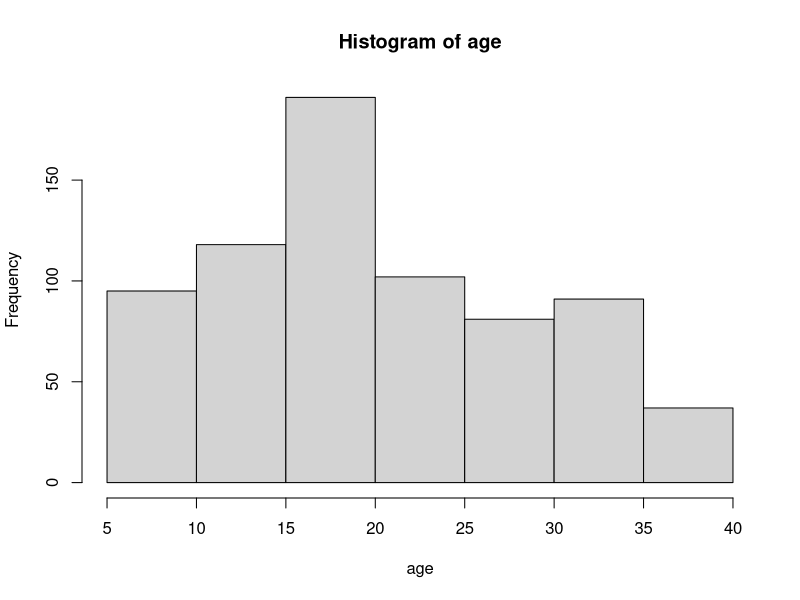
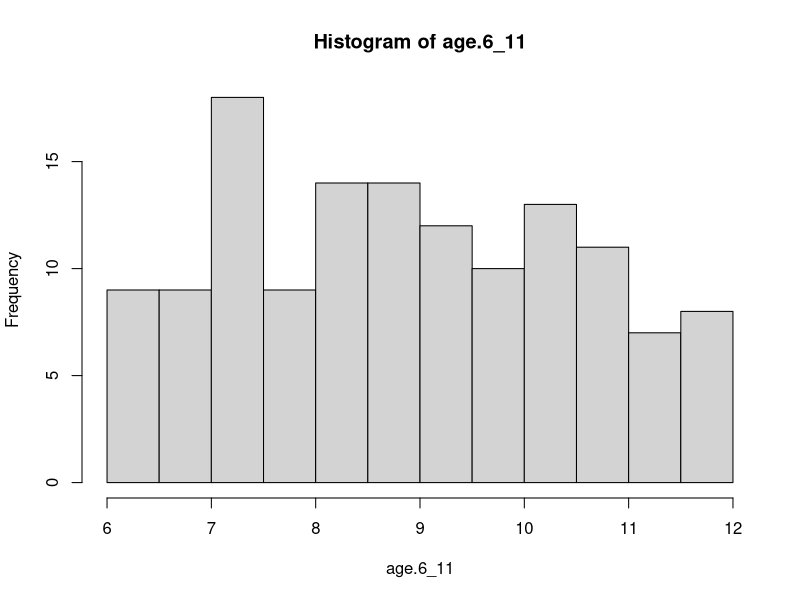
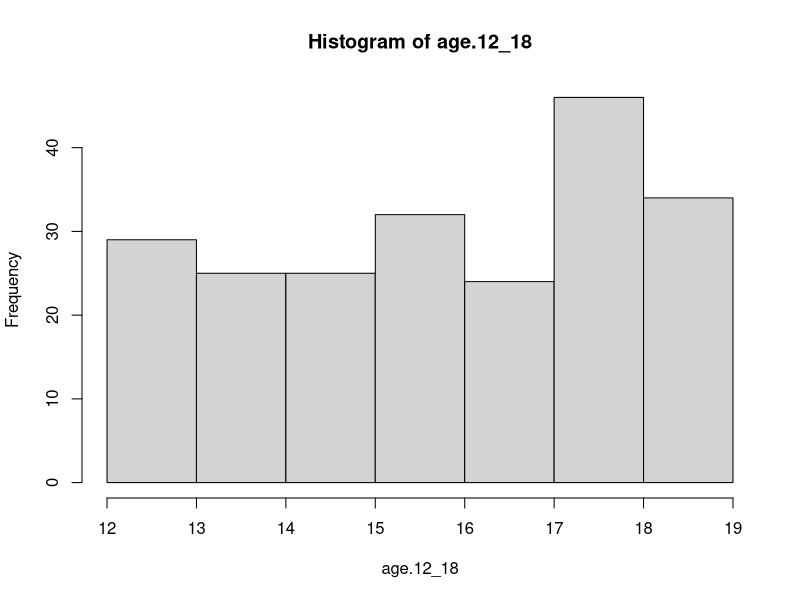
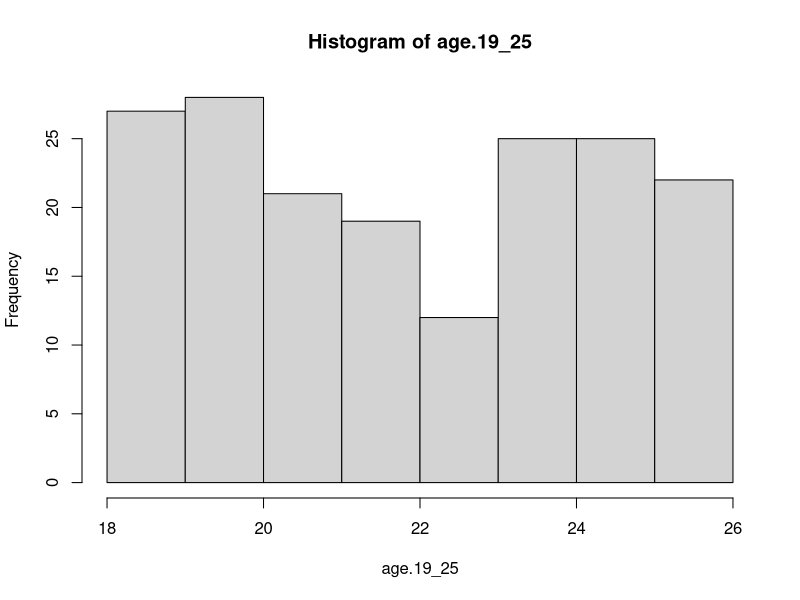
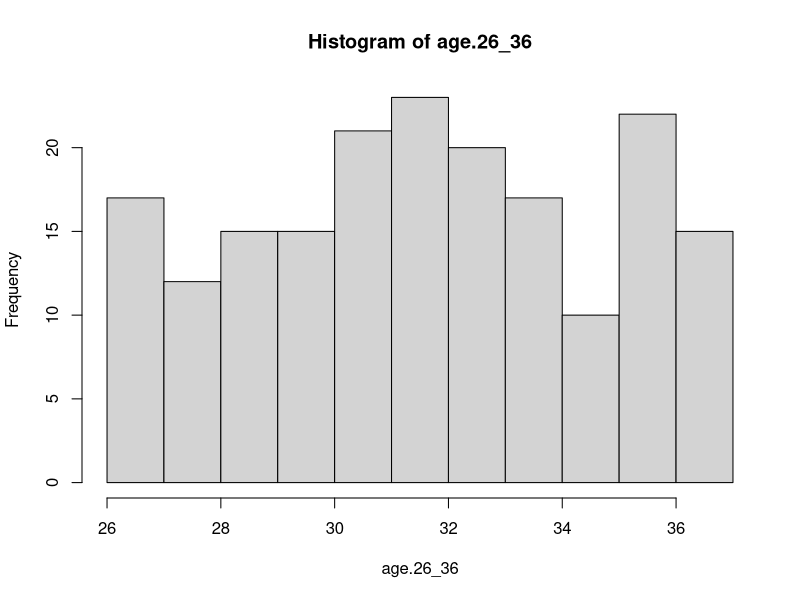
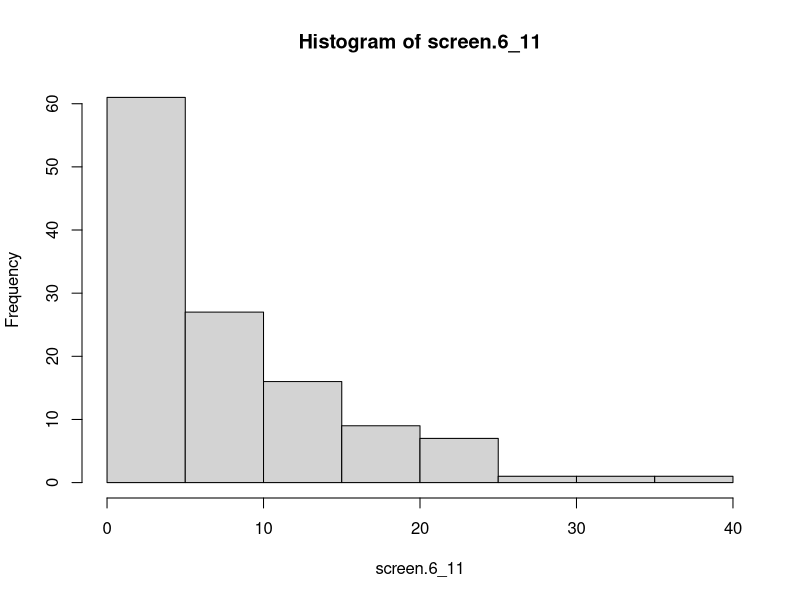
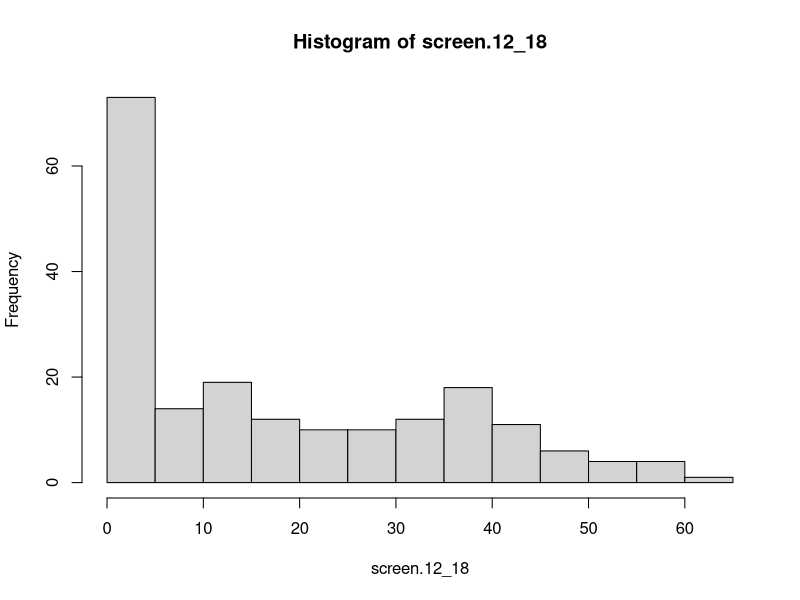
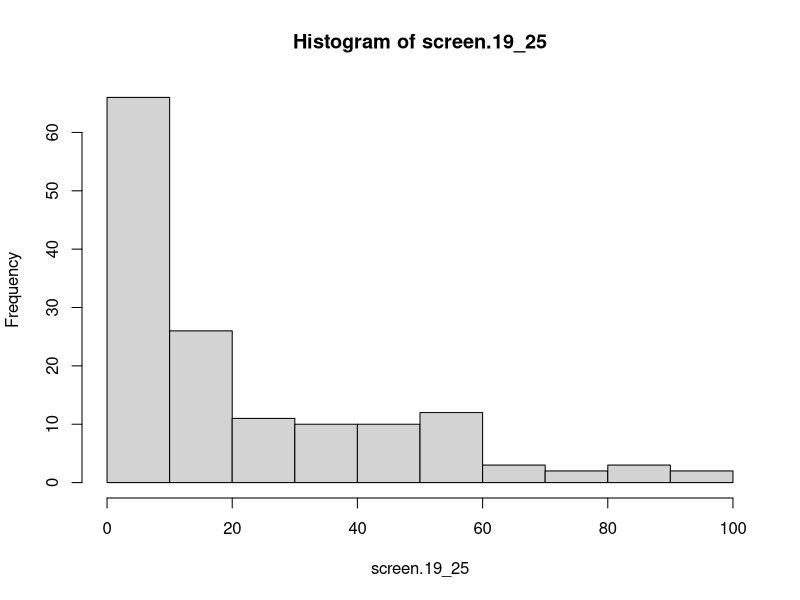

These figures' R source, in order:
## ---- chunk 1
knitr::opts_chunk$set(echo = TRUE)
require(truncnorm)
## ---- chunk 2
total.n <- 715

total.n.6_11 <- 134
total.n.12_18 <- 215
total.n.19_25 <- 179
total.n.26_36 <- 187

# N values for each age group in touchscreen use feature
screen.n.6_11 <- 123
screen.n.12_18 <- 194
screen.n.19_25 <- 145
screen.n.26_36 <- 151

# N values for each age group in background tv feature
tv.n.6_11 <- 123
tv.n.12_18 <- 194
tv.n.19_25 <- 145
tv.n.26_36 <- 151

## ---- chunk 3
screen.mean.6_11 <- 8.53
screen.mean.12_18 <- 18.80
screen.mean.19_25 <- 25.18
screen.mean.26_36 <- 44.11

screen.sd.6_11 <- 15.54
screen.sd.12_18 <- 36.83
screen.sd.19_25 <- 37.46
screen.sd.26_36 <- 47.75
## ---- chunk 4
age.6_11 <- runif(n=total.n.6_11, min = 6, max = 11.9)
sd(age.6_11)
# sim sd: ~ 1.7
# original sd: 1.82
age.12_18 <- runif(n=total.n.12_18, min = 12, max = 18.9)
sd(age.12_18)
# sim sd: ~ 2.0
# original sd: 2.19

age.19_25 <- runif(n=total.n.19_25, min = 18, max = 25.9)
sd(age.19_25)
# sim sd: ~ 2.4
# original sd: 2.07

age.26_36 <- rnorm(n=total.n.26_36, mean=30.64, sd=3.07)
age.26_36 <- runif(n=total.n.26_36, min = 26, max = 36.9)
sd(age.26_36)
# sim sd: ~ 3.1
# original sd: 3.07


age <- c(age.6_11, age.12_18, age.19_25, age.26_36)
sd(age)
# sim sd: ~ 8.6
# original sd: 8.26

hist(age)
hist(age.6_11)
hist(age.12_18)
hist(age.19_25)
hist(age.26_36)

## ---- chunk 5
# set.seed(0)

screen.6_11 <- (0.7)* rnorm(n=total.n.6_11, mean=(screen.mean.6_11-2.5), sd=screen.sd.6_11) + 
                (0.3)* rnorm(n=total.n.6_11, mean=3, sd=5)
screen.6_11 <- replace(screen.6_11, screen.6_11<0, 0)
screen.6_11[sample(1:length(screen.6_11), 
                   size = (total.n.6_11-screen.n.6_11), replace = FALSE)] <- NA
hist(screen.6_11)
sd(screen.6_11, na.rm = TRUE)
mean(screen.6_11, na.rm = TRUE)
# Sim mean typically hovers between 6.5-8.5
# Original mean: 7.53

# set.seed(0)
screen.12_18 <- (0.7)* rnorm(n=total.n.12_18, mean=(screen.mean.12_18-4), sd=screen.sd.12_18) + 
  (0.3)* rnorm(n=total.n.12_18, mean=10, sd=10)
screen.12_18 <- replace(screen.12_18, screen.12_18<0, 0)
screen.12_18[sample(1:length(screen.12_18), 
                    size = (total.n.12_18-screen.n.12_18), replace = FALSE)] <- NA
hist(screen.12_18)
sd(screen.12_18, na.rm = TRUE)
mean(screen.12_18, na.rm = TRUE)
# Sim mean typically hovers between 17-19.5
# Original mean: 18.8

# set.seed(0)
screen.19_25 <- (0.7)* rnorm(n=total.n.19_25, mean=(screen.mean.19_25-7), sd=screen.sd.19_25) + 
  (0.3)* rnorm(n=total.n.19_25, mean=15, sd=10)
screen.19_25 <- rnorm(n=total.n.19_25, mean=(25.18-7), sd=37.46)
screen.19_25 <- replace(screen.19_25, screen.19_25<0, 0)
screen.19_25[sample(1:length(screen.19_25), 
                    size = (total.n.19_25-screen.n.19_25), replace = FALSE)] <- NA
hist(screen.19_25)
sd(screen.19_25, na.rm = TRUE)
mean(screen.19_25, na.rm = TRUE)
# Final mean typically hovers between 24-28
# Original mean: 25.18

# set.seed(0)
screen.26_36 <- (0.7)* rnorm(n=total.n.26_36, mean=(screen.mean.26_36), sd=screen.sd.26_36) + 
  (0.3)* rnorm(n=total.n.26_36, mean=40, sd=10)
screen.26_36 <- replace(screen.26_36, screen.26_36<0, 0)
screen.26_36[sample(1:length(screen.26_36), 
                    size = (total.n.26_36-screen.n.26_36), replace = FALSE)] <- NA
hist(screen.26_36)
sd(screen.26_36, na.rm = TRUE)
mean(screen.26_36, na.rm = TRUE)
# Final mean typically hovers between 41-48
# Original mean: 44.11

hist(screen.6_11)
hist(screen.12_18)
hist(screen.19_25)
hist(screen.26_36)

screentime <- c(screen.6_11, screen.12_18, screen.19_25, screen.26_36)
hist(screentime)

# vectors with imputed data for future simulation needs
impute_screen.6_11 <- replace(screen.6_11, is.na(screen.6_11), 
                              mean(screen.6_11, na.rm=TRUE))
impute_screen.12_18 <- replace(screen.12_18, is.na(screen.12_18), 
                               mean(screen.12_18, na.rm=TRUE))
impute_screen.19_25 <- replace(screen.19_25, is.na(screen.19_25), 
                               mean(screen.19_25, na.rm=TRUE))
impute_screen.26_36 <- replace(screen.26_36, is.na(screen.26_36), 
                               mean(screen.26_36, na.rm=TRUE))

## ---- chunk 6
sex.6_11 <- rep(x = "Female", times = total.n.6_11)
sex.6_11[sample(1:length(sex.6_11), size=ceiling(total.n.6_11*0.5149), 
                replace = FALSE)] <- "Male"

sex.12_18 <- rep(x = "Female", times = total.n.12_18)
sex.12_18[sample(1:length(sex.12_18), size=ceiling(total.n.12_18*0.5302), 
                 replace = FALSE)] <- "Male"


sex.19_25 <- rep(x = "Female", times = total.n.19_25)
sex.19_25[sample(1:length(sex.19_25), size=ceiling(total.n.19_25*0.5587), 
                 replace = FALSE)] <- "Male"


sex.26_36 <- rep(x = "Female", times = total.n.26_36)
sex.26_36[sample(1:length(sex.26_36), size=ceiling(total.n.26_36*0.5134), 
               replace = FALSE)] <- "Male"

sex <- c(sex.6_11, sex.12_18, sex.19_25, sex.26_36)

## ---- chunk 7
# N values for each age group
tv.n.6_11 <- 123
tv.n.12_18 <- 194
tv.n.19_25 <- 145
tv.n.26_36 <- 151

# Screen values for each age group

tv_sd.6_11 <- 186.08
tv_sd.12_18 <- 172.70
tv_sd.19_25 <- 162.99
tv_sd.26_36 <-183.24

tv_mean.6_11 <- 209.72
tv_mean.12_18 <- 189.62
tv_mean.19_25 <- 187.00
tv_mean.26_36 <- 219.01

# Ratio balues for each age group
tv_screen_ratio.all <- 200.27/24.45
tv_screen_ratio.6_11 <- 209.72/8.53
tv_screen_ratio.12_18 <- 189.62/18.80
tv_screen_ratio.19_25 <- 187.00/25.18
tv_screen_ratio.26_36 <- 219.01/44.11



tv.6_11 <- (0.6)*(impute_screen.6_11 * tv_screen_ratio.6_11) + 
  (0.4)*(tv_mean.6_11 + rnorm(tv.n.6_11, sd=tv_sd.6_11))
tv.6_11[sample(1:length(tv.6_11), size=(total.n.6_11-tv.n.6_11), 
               replace = FALSE)] <- NA
tv.6_11 <- replace(tv.6_11, tv.6_11<0, 0)
hist(tv.6_11)
mean(tv.6_11, na.rm=TRUE)
# Sim mean hovers between: 199-211
# Original mean: 209.72


tv.12_18 <- (0.6)*(impute_screen.12_18 * tv_screen_ratio.12_18) + 
  (0.4)*(tv_mean.12_18 + rnorm(tv.n.12_18, sd=tv_sd.12_18))
tv.12_18[sample(1:length(tv.12_18), size=(total.n.12_18-tv.n.12_18), 
                replace = FALSE)] <- NA
tv.12_18 <- replace(tv.12_18, tv.12_18<0, 0)
hist(tv.12_18)
mean(tv.12_18, na.rm=TRUE)
# Sim mean hovers between: 185-196
# Original mean: 189.62


tv.19_25 <- (0.6)*(impute_screen.19_25 * tv_screen_ratio.19_25) + 
  (0.4)*(tv_mean.19_25 + rnorm(tv.n.19_25, sd=tv_sd.19_25))
tv.19_25[sample(1:length(tv.19_25), size=(total.n.19_25-tv.n.19_25), 
                replace = FALSE)] <- NA
tv.19_25 <- replace(tv.19_25, tv.19_25<0, 0)
hist(tv.19_25)
mean(tv.19_25, na.rm=TRUE)
# Sim mean hovers between: 175-195
# Original mean: 187.00

tv.26_36 <- (0.6)*(impute_screen.26_36 * tv_screen_ratio.26_36) + 
  (0.4)*(tv_mean.26_36 + rnorm(tv.n.26_36, mean=-10, sd=tv_sd.26_36))
tv.26_36[sample(1:length(tv.26_36), size=(total.n.26_36-tv.n.26_36), 
                replace = FALSE)] <- NA
tv.26_36 <- replace(tv.26_36, tv.26_36<0, 0)
mean(tv.26_36, na.rm=TRUE)
# Sim mean hovers between: 215-225
# Original mean: 219.01


tv <- c(tv.6_11, tv.12_18, tv.19_25, tv.26_36)
hist(tv)

## ---- chunk 8


# Overall values for each age group
ntsleep.n.6_11 <- 116
ntsleep.n.12_18 <- 176
ntsleep.n.19_25 <- 132
ntsleep.n.26_36 <- 130

ntsleep.sd.6_11 <- 64.81
ntsleep.sd.12_18 <- 50.13
ntsleep.sd.19_25 <- 60.12
ntsleep.sd.26_36 <-61.81

ntsleep.mean.6_11 <- 637.24
ntsleep.mean.12_18 <- 647.24
ntsleep.mean.19_25 <- 651.25
ntsleep.mean.26_36 <- 643.21


# Ratio values for each age group
ntsleep_screen_ratio.6_11 <- ntsleep.mean.6_11/screen.mean.6_11
ntsleep_screen_ratio.12_18 <- ntsleep.mean.12_18/screen.mean.12_18
ntsleep_screen_ratio.19_25 <- ntsleep.mean.19_25/screen.mean.19_25
ntsleep_screen_ratio.26_36 <- ntsleep.mean.26_36/screen.mean.26_36

ntsleep.6_11 <- rtruncnorm(n=total.n.6_11, a=(ntsleep.mean.6_11-ntsleep.sd.6_11*2), 
                            b=(ntsleep.mean.6_11+ntsleep.sd.6_11*3),
                            mean=ntsleep.mean.6_11+30,
                            sd=ntsleep.sd.6_11) - 
                0.05*(impute_screen.6_11 * ntsleep_screen_ratio.6_11)
ntsleep.6_11[sample(1:length(ntsleep.6_11), size=(total.n.6_11-ntsleep.n.6_11), 
               replace = FALSE)] <- NA
hist(ntsleep.6_11)
mean(ntsleep.6_11, na.rm=TRUE)
# Sim mean hovers around: 633-644
# Original mean: 637.24

ntsleep.12_18 <- rtruncnorm(n=total.n.12_18, a=(ntsleep.mean.12_18-ntsleep.sd.12_18*2), 
                           b=(ntsleep.mean.12_18+ntsleep.sd.12_18*3),
                           mean=ntsleep.mean.12_18+35,
                           sd=ntsleep.sd.12_18) - 
                0.05*(impute_screen.12_18 * ntsleep_screen_ratio.12_18)
ntsleep.12_18[sample(1:length(ntsleep.12_18), size=(total.n.12_18-ntsleep.n.12_18), 
                    replace = FALSE)] <- NA
hist(ntsleep.12_18)
mean(ntsleep.12_18, na.rm=TRUE)
# Sim mean hovers around: 644-652
# Original mean: 647.24


ntsleep.19_25 <- rtruncnorm(n=total.n.19_25, a=(ntsleep.mean.19_25-ntsleep.sd.19_25*2), 
                            b=(ntsleep.mean.19_25+ntsleep.sd.19_25*3),
                            mean=ntsleep.mean.19_25+35,
                            sd=ntsleep.sd.19_25) - 
                0.05*(impute_screen.19_25 * ntsleep_screen_ratio.19_25)
ntsleep.19_25[sample(1:length(ntsleep.19_25), size=(total.n.19_25-ntsleep.n.19_25), 
                     replace = FALSE)] <- NA
hist(ntsleep.19_25)
mean(ntsleep.19_25, na.rm=TRUE)
# Sim mean hovers between: 648-654
# Original mean: 651.25

ntsleep.26_36 <- rtruncnorm(n=total.n.26_36, a=(ntsleep.mean.26_36-ntsleep.sd.26_36*2), 
                            b=(ntsleep.mean.26_36+ntsleep.sd.26_36*3),
                            mean=ntsleep.mean.26_36+36,
                            sd=ntsleep.sd.26_36) - 
  0.05*(impute_screen.26_36 * ntsleep_screen_ratio.26_36)
ntsleep.26_36[sample(1:length(ntsleep.26_36), size=(total.n.26_36-ntsleep.n.26_36), 
                     replace = FALSE)] <- NA
hist(ntsleep.26_36)
mean(ntsleep.26_36, na.rm=TRUE)
# Sim mean hovers around: 641-649
# Original mean: 643.21


ntsleep <- c(ntsleep.6_11, ntsleep.12_18, ntsleep.19_25, ntsleep.26_36)
hist(ntsleep)


## ---- chunk 9

# Overall values for each age group
daysleep.n.6_11 <- 116
daysleep.n.12_18 <- 176
daysleep.n.19_25 <- 132
daysleep.n.26_36 <- 130

daysleep_sd.6_11 <- 64.81
daysleep_sd.12_18 <- 50.13
daysleep_sd.19_25 <- 60.12
daysleep_sd.26_36 <-61.81

daysleep_mean.6_11 <- 637.24
daysleep_mean.12_18 <- 647.24
daysleep_mean.19_25 <- 651.25
daysleep_mean.26_36 <- 643.21


# Ratio values for each age group
daysleep_screen_ratio.6_11 <- daysleep_mean.6_11/screen.mean.6_11
daysleep_screen_ratio.12_18 <- daysleep_mean.12_18/screen.mean.12_18
daysleep_screen_ratio.19_25 <- daysleep_mean.19_25/screen.mean.19_25
daysleep_screen_ratio.26_36 <- daysleep_mean.26_36/screen.mean.26_36


daysleep.6_11 <- (0.8)*(impute_screen.6_11 * daysleep_screen_ratio.6_11) + 
  (0.2)*(daysleep_mean.6_11 + rnorm(daysleep.n.6_11, sd=daysleep_sd.6_11))
daysleep.6_11[sample(1:length(daysleep.6_11), size=(total.n.6_11-daysleep.n.6_11),
                    replace = FALSE)] <- NA
daysleep.6_11 <- replace(daysleep.6_11, daysleep.6_11<0, 0)
mean(daysleep.6_11, na.rm = TRUE)


daysleep.12_18 <- (0.8)*(impute_screen.12_18 * daysleep_screen_ratio.12_18) + 
  (0.2)*(daysleep_mean.12_18 + rnorm(daysleep.n.12_18, sd=daysleep_sd.12_18))
daysleep.12_18[sample(1:length(daysleep.12_18), size=(total.n.12_18-daysleep.n.12_18),
                     replace = FALSE)] <- NA
daysleep.12_18 <- replace(daysleep.12_18, daysleep.12_18<0, 0)
mean(daysleep.12_18, na.rm = TRUE)


daysleep.19_25 <- (0.8)*(impute_screen.19_25 * daysleep_screen_ratio.19_25) + 
  (0.2)*(daysleep_mean.19_25 + rnorm(daysleep.n.19_25, sd=daysleep_sd.19_25))
daysleep.19_25[sample(1:length(daysleep.19_25), size=(total.n.19_25-daysleep.n.19_25),
                     replace = FALSE)] <- NA
daysleep.19_25 <- replace(daysleep.19_25, daysleep.19_25<0, 0)
mean(daysleep.19_25, na.rm = TRUE)


daysleep.26_36 <- (0.8)*(impute_screen.26_36 * daysleep_screen_ratio.26_36) + 
  (0.2)*(daysleep_mean.26_36 + rnorm(daysleep.n.26_36, sd=daysleep_sd.26_36))
daysleep.26_36[sample(1:length(daysleep.26_36), size=(total.n.26_36-daysleep.n.26_36),
                     replace = FALSE)] <- NA
daysleep.26_36 <- replace(daysleep.26_36, daysleep.26_36<0, 0)
mean(daysleep.26_36, na.rm = TRUE)

daysleep <- c(daysleep.6_11, daysleep.12_18, daysleep.19_25, daysleep.26_36)


## ---- chunk 10

totalsleep <- ntsleep+daysleep

## ---- chunk 11

# Overall values for each age group

wake.n.6_11 <- 116
wake.n.12_18 <- 177
wake.n.19_25 <- 133
wake.n.26_36 <- 130

wake_sd.6_11 <- 1.73
wake_sd.12_18 <- 1.33
wake_sd.19_25 <- 1.01
wake_sd.26_36 <- 0.81

wake_mean.6_11 <- 2
wake_mean.12_18 <- 1.29
wake_mean.19_25 <- 0.91
wake_mean.26_36 <- 0.58


# Ratio values for each age group
wake_screen_ratio.6_11 <- wake_mean.6_11/screen.mean.6_11
wake_screen_ratio.12_18 <- wake_mean.12_18/screen.mean.12_18
wake_screen_ratio.19_25 <- wake_mean.19_25/screen.mean.19_25
wake_screen_ratio.26_36 <- wake_mean.26_36/screen.mean.26_36


wake.6_11 <- ceiling((0.8)*(impute_screen.6_11 * wake_screen_ratio.6_11) + 
  (0.2)*(wake_mean.6_11 + rnorm(wake.n.6_11, sd=wake_sd.6_11)) - 0.55)
wake.6_11[sample(1:length(wake.6_11), size=(total.n.6_11-wake.n.6_11),
                     replace = FALSE)] <- NA
wake.6_11 <- replace(wake.6_11, wake.6_11<0, 0)
mean(wake.6_11, na.rm = TRUE)


wake.12_18 <- ceiling((0.8)*(impute_screen.12_18 * wake_screen_ratio.12_18) + 
  (0.2)*(wake_mean.12_18 + rnorm(wake.n.12_18, sd=wake_sd.12_18))-0.45)
wake.12_18[sample(1:length(wake.12_18), size=(total.n.12_18-wake.n.12_18),
                      replace = FALSE)] <- NA
wake.12_18 <- replace(wake.12_18, wake.12_18<0, 0)
mean(wake.12_18, na.rm = TRUE)


wake.19_25 <- floor((0.8)*(impute_screen.19_25 * wake_screen_ratio.19_25) + 
  (0.2)*(wake_mean.19_25 + rnorm(wake.n.19_25, sd=wake_sd.19_25)))
wake.19_25[sample(1:length(wake.19_25), size=(total.n.19_25-wake.n.19_25),
                      replace = FALSE)] <- NA
wake.19_25 <- replace(wake.19_25, wake.19_25<0, 0)
mean(wake.19_25, na.rm = TRUE)


wake.26_36 <- ceiling((0.8)*(impute_screen.26_36 * wake_screen_ratio.26_36) + 
  (0.2)*(wake_mean.26_36 + rnorm(wake.n.26_36, sd=wake_sd.26_36))+.3)
wake.26_36[sample(1:length(wake.26_36), size=(total.n.26_36-wake.n.26_36),
                      replace = FALSE)] <- NA
wake.26_36 <- replace(wake.26_36, wake.26_36<0, 0)
mean(wake.26_36, na.rm = TRUE)

wake <- c(wake.6_11, wake.12_18, wake.19_25, wake.26_36)

## ---- chunk 12

# Overall values for each age group
onset.n.6_11 <- 116
onset.n.12_18 <- 177
onset.n.19_25 <- 131
onset.n.26_36 <- 130

onset_sd.6_11 <- 23.69
onset_sd.12_18 <- 16.53
onset_sd.19_25 <- 16.97
onset_sd.26_36 <- 27.86

onset_mean.6_11 <- 22.80
onset_mean.12_18 <- 21.54
onset_mean.19_25 <- 22.22
onset_mean.26_36 <- 29.34


# Ratio values for each age group
onset_screen_ratio.6_11 <- onset_mean.6_11/screen.mean.6_11
onset_screen_ratio.12_18 <- onset_mean.12_18/screen.mean.12_18
onset_screen_ratio.19_25 <- onset_mean.19_25/screen.mean.19_25
onset_screen_ratio.26_36 <- onset_mean.26_36/screen.mean.26_36


onset.6_11 <- (0.8)*(impute_screen.6_11 * onset_screen_ratio.6_11) + 
  (0.2)*(onset_mean.6_11 + rnorm(onset.n.6_11, sd=onset_sd.6_11))
onset.6_11[sample(1:length(onset.6_11), size=(total.n.6_11-onset.n.6_11),
                     replace = FALSE)] <- NA
onset.6_11 <- replace(onset.6_11, onset.6_11<0, 0)
mean(onset.6_11, na.rm = TRUE)


onset.12_18 <- (0.8)*(impute_screen.12_18 * onset_screen_ratio.12_18) + 
  (0.2)*(onset_mean.12_18 + rnorm(onset.n.12_18, sd=onset_sd.12_18))
onset.12_18[sample(1:length(onset.12_18), size=(total.n.12_18-onset.n.12_18),
                      replace = FALSE)] <- NA
onset.12_18 <- replace(onset.12_18, onset.12_18<0, 0)
mean(onset.12_18, na.rm = TRUE)


onset.19_25 <- (0.8)*(impute_screen.19_25 * onset_screen_ratio.19_25) + 
  (0.2)*(onset_mean.19_25 + rnorm(onset.n.19_25, sd=onset_sd.19_25))
onset.19_25[sample(1:length(onset.19_25), size=(total.n.19_25-onset.n.19_25),
                      replace = FALSE)] <- NA
onset.19_25 <- replace(onset.19_25, onset.19_25<0, 0)
mean(onset.19_25, na.rm = TRUE)


onset.26_36 <- (0.8)*(impute_screen.26_36 * onset_screen_ratio.26_36) + 
  (0.2)*(onset_mean.26_36 + rnorm(onset.n.26_36, sd=onset_sd.26_36))
onset.26_36[sample(1:length(onset.26_36), size=(total.n.26_36-onset.n.26_36),
                      replace = FALSE)] <- NA
onset.26_36 <- replace(onset.26_36, onset.26_36<0, 0)
mean(onset.26_36, na.rm = TRUE)

onset <- c(onset.6_11, onset.12_18, onset.19_25, onset.26_36)
